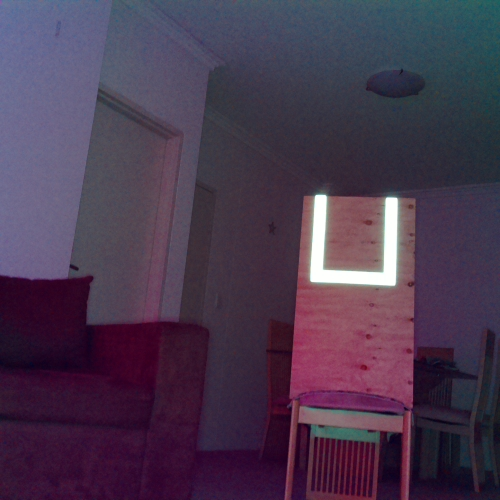
//> input picture Codeblocks C/DysplayImage/pic1.jpg, 500 x 500 px
$ ./main pic1.jpg   (built with g++ and OpenCV 4)
//> lines starting //> are read from the running program, lines starting //| are printed output that depends on the picture; after the words box and inside, x2 and y2 are one past the last pixel; in counts of white or black regions, pixels touching at a corner belong together
#include <opencv2/opencv.hpp>
#include "opencv2/core.hpp"
#include "opencv2/imgproc.hpp"
#include "opencv2/highgui.hpp"
#include <stdio.h>
#include "opencv2/imgproc/imgproc.hpp"

using namespace cv;
using namespace std;

double minArea = 400.0;  // default Double
double minPerimeter = 0.0;  // default Double
double minWidth = 0.0;  // default Double
double maxWidth = 100.0;  // default Double
double minHeight = 0.0;  // default Double
double maxHeight = 1000.0;  // default Double
double solidity[] = {0, 90.61433447098976};
double maxVertices = 1000000.0;  // default Double
double minVertices = 0.0;  // default Double
double minRatio = 0.0;  // default Double
double maxRatio = 1.5;  // default Double
int cx=0,cy=0;
Mat input,limiar;

void find_target(vector<vector<Point> > &contours, vector<vector<Point> > &hull,Mat &output,Mat &output2,double minArea, double minWidth, double maxWidth, double minHeight, double maxHeight, double solidity[], double minRatio, double maxRatio);

int main(int argc, char** argv)
{
    if (argc!=2)
    {
        printf("Usage: limiar <input_image>\n");
        exit(-1);
    }

    input = imread(argv[1], 0); // 0 = Open image in grayscale
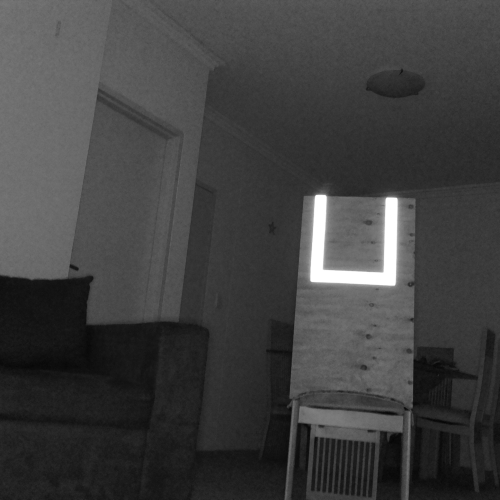
//> input: 500 rows x 500 cols, CV_8UC1; min 6, max 255, mean 64.2
    if (!input.data)
    {
        printf("No image data. Check the file %s\n", argv[1]);
        exit(-1);
    }
    namedWindow("Input Image", WINDOW_AUTOSIZE);
    imshow("Input Image", input);
    waitKey(0);

    threshold(input,limiar,218,255,CV_THRESH_BINARY);
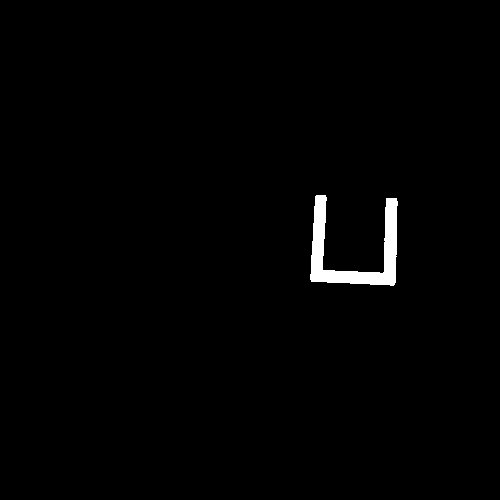
//> limiar: 500 rows x 500 cols, CV_8UC1; 1.1% white; 1 white region
    namedWindow("Limiar Image", WINDOW_AUTOSIZE);
    imshow("Limiar Image", limiar);
    waitKey(0);


    /* Find contours */
    vector<vector<Point> > contours;
    findContours(limiar,contours,RETR_EXTERNAL,CHAIN_APPROX_SIMPLE);
//> contours = 1 contour; box (x1, y1, x2, y2) and area: (310, 195, 398, 286) 2616
    vector<vector<Point> > hull(contours.size());
//> hull = 1 empty contours
    Mat output = Mat::zeros(limiar.rows,limiar.cols,CV_8UC3);
    Mat output2 = Mat::zeros(limiar.rows,limiar.cols,CV_8UC3);

    /* check the number of contours */
    if(contours.size() == 0)
    {
        cout << "no objects detected" << endl;
    }else{
        cout << "number of objects detected: " << contours.size() << endl;
//| number of objects detected: 1
    }
    // find target
    find_target(contours,hull,output,output2,minArea,minWidth,maxWidth,minHeight,maxHeight,solidity,minRatio,maxRatio);
//> in find_target, `vector<Moments> mu(contours.size());`: mu = 1 item
//> the loop in find_target, `for(int i=0;i<contours.size();i++)` made 1 pass
//> (bb, area, solid, ratio, cx, cy) on pass 1: (Rect(310, 195, 88, 91), 2616.5, 35.8, 0.967, 354, 250)
//> hull = 1 contour; box (x1, y1, x2, y2) and area: (310, 195, 398, 286) 7308; solidity = [0, 90.61]
    // end of find taget

    printf("posicao em x: %d posicao em y: %d", cx,cy);
//| posicao em x: 354 posicao em y: 250
    imshow("result",output);
    waitKey();

    imshow("result",output2);
    waitKey();


    return 0;
}

void find_target(vector<vector<Point> > &contours, vector<vector<Point> > &hull,Mat &output,Mat &output2,double minArea, double minWidth, double maxWidth, double minHeight, double maxHeight, double solidity[], double minRatio, double maxRatio)
{
    vector<Moments> mu(contours.size());
    RNG rng(0xffffffff); // random number generated
    for(int i=0;i<contours.size();i++) // Draw contours
    {
      Rect bb = boundingRect(Mat(contours[i]));

			if (bb.width > minWidth && bb.width < maxWidth)
            {
                //cout << "the bb.width is: " << bb.width << endl;
                if (bb.height > minHeight && bb.height < maxHeight)
                {
                    //cout << "the bb.height is: " << bb.height << endl;
                    double area = contourArea(contours[i]);
                    if (area > minArea)
                    {
                        //cout << "the area is: " << area << endl;
                        convexHull(Mat(contours[i], true), hull[i]);
                        double solid = 100 * area / contourArea(hull[i]);

                        if (solid > solidity[0] && solid < solidity[1])
                        {
                            //cout << "the solidity is: " << solid << endl;
                            double ratio = (double) bb.width / (double) bb.height;
                            if (ratio > minRatio && ratio < maxRatio)
                            {
                                //cout << "the ratio is: " << ratio << endl;
                                Scalar color = Scalar( rng.uniform(0, 255), rng.uniform(0,255), rng.uniform(0,255) ); // get a different color for each contour
                                drawContours(output,contours,i, color);  // draw desired contour
                                rectangle(output2,bb,color);


                                mu[i] = moments(Mat(contours[i]));
                                cx = int(mu[i].m10/mu[i].m00);
                                cy = int(mu[i].m01/mu[i].m00);

                                circle(output,Point2f(cx,cy),5,color,FILLED,LINE_8);
                            }
                        }
                    }
                }
            }
    }
}
// [45 lines of commented-out code are left out]

$ run again, on Codeblocks C/DysplayImage/pic11.jpg
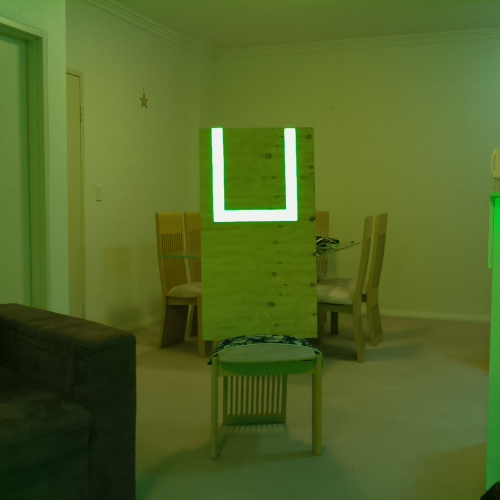
//> input picture Codeblocks C/DysplayImage/pic11.jpg, 500 x 500 px
//> `input = imread(argv[1], 0);`:
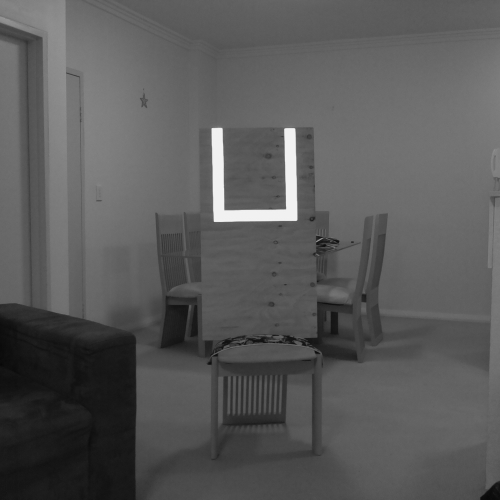
//> input: 500 rows x 500 cols, CV_8UC1; min 7, max 242, mean 89.2
//> `threshold(input,limiar,218,255,CV_THRESH_BINARY);`:
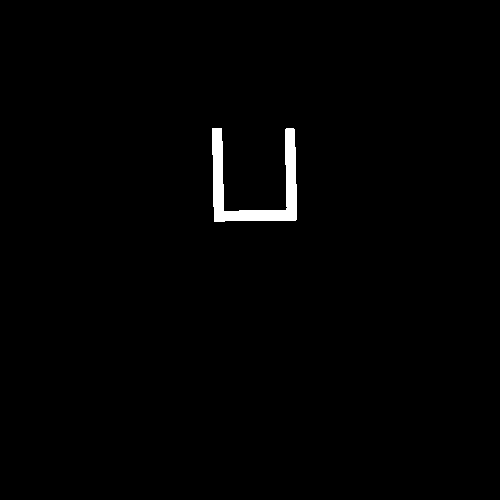
//> limiar: 500 rows x 500 cols, CV_8UC1; 1.1% white; 1 white region
//> contours = 1 contour; box (x1, y1, x2, y2) and area: (212, 128, 297, 222) 2371
//> `vector<vector<Point> > hull(contours.size());`: hull = 1 empty contours
//| number of objects detected: 1
//> mu = 1 item
//> the loop in find_target, `for(int i=0;i<contours.size();i++)` made 1 pass
//> (bb, area, solid, ratio, cx, cy) on pass 1: (Rect(212, 128, 85, 94), 2371, 30.88, 0.904, 254, 185)
//> `find_target(contours,hull,output,output2,minArea,minWidth,maxWidth,min..`: hull = 1 contour; box (x1, y1, x2, y2) and area: (212, 128, 297, 222) 7678; solidity = [0, 90.61]
//| posicao em x: 254 posicao em y: 185

$ run again, on Codeblocks C/DysplayImage/pic13.jpg
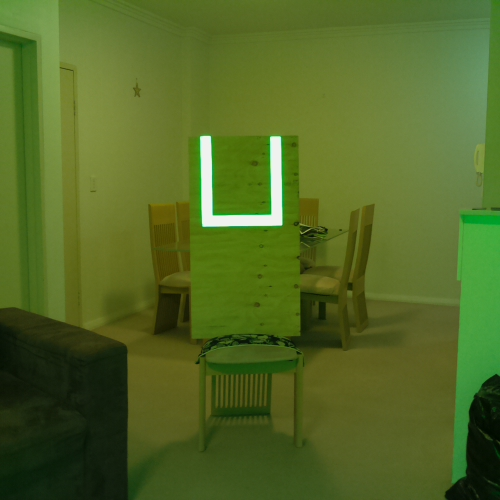
//> input picture Codeblocks C/DysplayImage/pic13.jpg, 500 x 500 px
//> `input = imread(argv[1], 0);`:
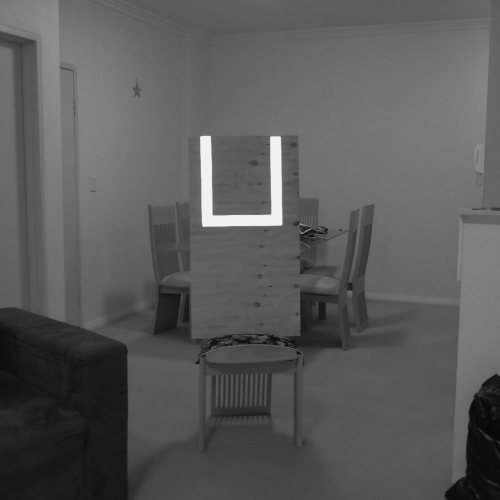
//> input: 500 rows x 500 cols, CV_8UC1; min 5, max 242, mean 89.8
//> `threshold(input,limiar,218,255,CV_THRESH_BINARY);`:
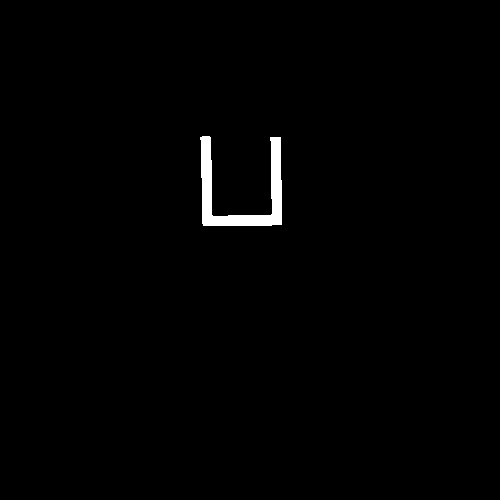
//> limiar: 500 rows x 500 cols, CV_8UC1; 0.99% white; 1 white region
//> contours = 1 contour; box (x1, y1, x2, y2) and area: (200, 136, 282, 226) 2222
//> `vector<vector<Point> > hull(contours.size());`: hull = 1 empty contours
//| number of objects detected: 1
//> mu = 1 item
//> the loop in find_target, `for(int i=0;i<contours.size();i++)` made 1 pass
//> (bb, area, solid, ratio, cx, cy) on pass 1: (Rect(200, 136, 82, 90), 2221.5, 31.48, 0.911, 241, 190)
//> `find_target(contours,hull,output,output2,minArea,minWidth,maxWidth,min..`: hull = 1 contour; box (x1, y1, x2, y2) and area: (200, 136, 282, 226) 7056; solidity = [0, 90.61]
//| posicao em x: 241 posicao em y: 190
